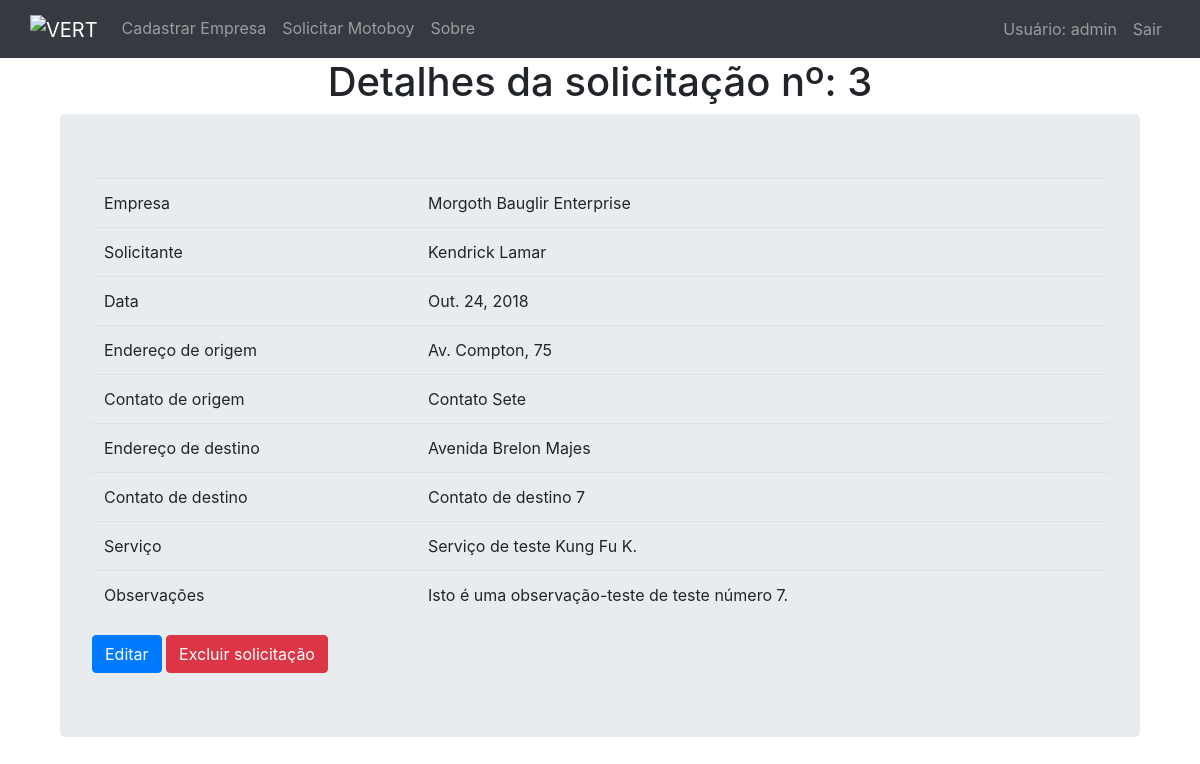
/detalhes_solicitacao/3 (signed in), run on the app's committed database.
### solicitacao/models.py (models this page shows, shortened)
class Solicitacao(models.Model):
    class Meta:
        verbose_name_plural = "Solicitações"  # Mostra plural correto no '/admin'
    empresa = models.ForeignKey(Empresa, on_delete=models.CASCADE, related_name='empresa_id')
    data = models.DateField(default=date.today)
    solicitante = models.CharField(max_length=30)
    endereco_origem = models.CharField(max_length=50)
    contato_origem = models.CharField(max_length=30)
    servico = models.TextField()
    endereco_destino = models.CharField(max_length=30)
    contato_destino = models.CharField(max_length=30)
    observacoes = models.TextField()

class Empresa(models.Model):
    nome = models.CharField(max_length=30)
    cnpj = models.CharField(max_length=25, unique=True)
    '''O 'unique=True' impede CNPJs duplicados
    '''
    def __str__(self):
        return self.nome

### solicitacao/views.py (the view)
# urls.py: path('detalhes_solicitacao/<int:pk>', views.detalhes_solicitacao, name='detalhes_solicitacao'),
@login_required(login_url='login')  # Redir. p/ login usuário deslogado
def detalhes_solicitacao(request, pk):
    detalhes = Solicitacao.objects.get(pk=pk)
    return render(request, 'detalhes_solicitacao.html', {
        'detalhes': detalhes,
    })

### solicitacao/templates/detalhes_solicitacao.html (shortened to what this page needs)
{% extends "layouts/base.html" %}
{% block title %}
<h1 class="text-center" "border border-primary">Detalhes da solicitação nº: {{ detalhes.pk }}</h1>
{% endblock title %}
{% block content %}
<div class="container">
    <div class="jumbotron">
        <table class="table">
            <tbody>
                <tr>
                    <td>Empresa</td>
                    <td>{{ detalhes.empresa }}</td>
                </tr>
                <tr>
                    <td>Solicitante</td>
                    <td>{{ detalhes.solicitante }}</td>
                </tr>
                <tr>
                    <td>Data</td>
                    <td>{{ detalhes.data }}</td>
                </tr>
                <tr>
                    <td>Endereço de origem</td>
                    <td>{{ detalhes.endereco_origem }}</td>
                </tr>
                <tr>
                    <td>Contato de origem</td>
                    <td>{{ detalhes.contato_origem }}</td>
                </tr>
                <tr>
                    <td>Endereço de destino</td>
                    <td>{{ detalhes.endereco_destino }}</td>
                </tr>
                <tr>
                    <td>Contato de destino</td>
                    <td>{{ detalhes.contato_destino }}</td>
                </tr>
                <tr>
                    <td>Serviço</td>
                    <td>{{ detalhes.servico }}</td>
                </tr>
                <tr>
                    <td>Observações</td>
                    <td>{{ detalhes.observacoes }}</td>
                </tr>
            </tbody>
        </table>
        <button id="btn-edit-solicitacao" value="{{ detalhes.pk }}" type="button" class="btn btn-primary">Editar</button>
        <button id="btn-deletar-solicitacao" value="{{ detalhes.pk }}" type="button" class="btn btn-danger">Excluir
            solicitação</button>
    </div>
{% endblock content %}

### solicitacao/templates/layouts/navbar.html
{% block navbar %}
<nav class="navbar navbar-expand navbar-dark bg-dark">
    <div class="container">
        <ul class="navbar-nav">
            <a class="navbar-brand" href="/"><img src="http://blog.vert-capital.com/wp-content/themes/vert/images/logo-vert.png"alt="VERT"></a>
            <li class="nav-item {{ cadastro_active }}">
                <a class="nav-link" href="/cadastro_empresa">Cadastrar Empresa</a>
            </li>
            <li class="nav-item {{ solicitacao_active }}">
                <a class="nav-link" href="/solicitacao_motoboy">Solicitar Motoboy</a>
            </li>
            <li class="nav-item {{ sobre_active }}">
                <a class="nav-link" href="/sobre">Sobre</a>
            </li>
        </ul>
        <ul class="navbar-nav">
            <li class="nav-item">
                <a class="nav-link" href="#">Usuário: {{user}}</a>
            </li>
            <li class="nav-item">
                <a class="nav-link" href="/logout">Sair</a>
            </li>
        </ul>
    </div>
</nav>
{% endblock navbar %}

### data on the page
Solicitacao: pk "3", empresa "Morgoth Bauglir Enterprise", solicitante "Kendrick Lamar", data "Out. 24, 2018", endereco_origem "Av. Compton, 75", contato_origem "Contato Sete", endereco_destino "Avenida Brelon Majes", contato_destino "Contato de destino 7", servico "Serviço de teste Kung Fu K.", observacoes "Isto é uma observação-teste de teste número 7."

### other printed values
{{ user }} "admin"
